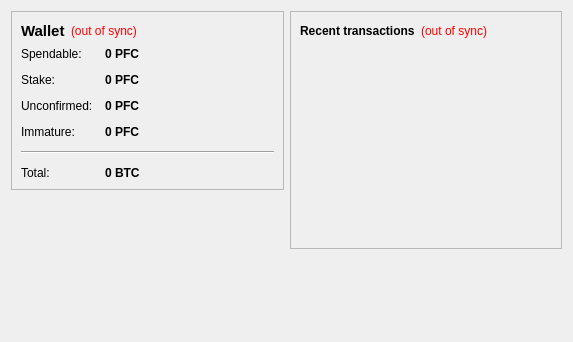
<?xml version="1.0" encoding="UTF-8"?>
<ui version="4.0">
 <class>OverviewPage</class>
 <widget class="QWidget" name="OverviewPage">
  <property name="geometry">
   <rect>
    <x>0</x>
    <y>0</y>
    <width>573</width>
    <height>342</height>
   </rect>
  </property>
  <property name="windowTitle">
   <string>Form</string>
  </property>
  <layout class="QHBoxLayout" name="horizontalLayout" stretch="1,1">
   <item>
    <layout class="QVBoxLayout" name="verticalLayout_2">
     <item>
      <widget class="QFrame" name="frame">
       <property name="frameShape">
        <enum>QFrame::StyledPanel</enum>
       </property>
       <property name="frameShadow">
        <enum>QFrame::Raised</enum>
       </property>
       <layout class="QVBoxLayout" name="verticalLayout_4">
        <item>
         <layout class="QHBoxLayout" name="horizontalLayout_4">
          <item>
           <widget class="QLabel" name="label_5">
            <property name="font">
             <font>
              <pointsize>11</pointsize>
              <weight>75</weight>
              <bold>true</bold>
             </font>
            </property>
            <property name="text">
             <string>Wallet</string>
            </property>
           </widget>
          </item>
          <item>
           <widget class="QLabel" name="labelWalletStatus">
            <property name="toolTip">
             <string>The displayed information may be out of date. Your wallet automatically synchronizes with the ProfitCoin network after a connection is established, but this process has not completed yet.</string>
            </property>
            <property name="styleSheet">
             <string notr="true">QLabel { color: red; }</string>
            </property>
            <property name="text">
             <string notr="true">(out of sync)</string>
            </property>
            <property name="alignment">
             <set>Qt::AlignLeading|Qt::AlignLeft|Qt::AlignVCenter</set>
            </property>
           </widget>
          </item>
          <item>
           <spacer name="horizontalSpacer_2">
            <property name="orientation">
             <enum>Qt::Horizontal</enum>
            </property>
            <property name="sizeHint" stdset="0">
             <size>
              <width>40</width>
              <height>20</height>
             </size>
            </property>
           </spacer>
          </item>
         </layout>
        </item>
        <item>
         <layout class="QFormLayout" name="formLayout_2">
          <property name="fieldGrowthPolicy">
           <enum>QFormLayout::AllNonFixedFieldsGrow</enum>
          </property>
          <property name="horizontalSpacing">
           <number>12</number>
          </property>
          <property name="verticalSpacing">
           <number>12</number>
          </property>
          <item row="0" column="0">
           <widget class="QLabel" name="label">
            <property name="text">
             <string>Spendable:</string>
            </property>
           </widget>
          </item>
          <item row="0" column="1">
           <widget class="QLabel" name="labelBalance">
            <property name="font">
             <font>
              <weight>75</weight>
              <bold>true</bold>
             </font>
            </property>
            <property name="cursor">
             <cursorShape>IBeamCursor</cursorShape>
            </property>
            <property name="toolTip">
             <string>Your current spendable balance</string>
            </property>
            <property name="text">
             <string notr="true">0 PFC</string>
            </property>
            <property name="textInteractionFlags">
             <set>Qt::LinksAccessibleByMouse|Qt::TextSelectableByKeyboard|Qt::TextSelectableByMouse</set>
            </property>
           </widget>
          </item>
          <item row="1" column="0">
           <widget class="QLabel" name="label_6">
            <property name="text">
             <string>Stake:</string>
            </property>
           </widget>
          </item>
          <item row="1" column="1">
           <widget class="QLabel" name="labelStake">
            <property name="font">
             <font>
              <weight>75</weight>
              <bold>true</bold>
             </font>
            </property>
            <property name="cursor">
             <cursorShape>IBeamCursor</cursorShape>
            </property>
            <property name="toolTip">
             <string>Total of coins that was staked, and do not yet count toward the current balance</string>
            </property>
            <property name="text">
             <string notr="true">0 PFC</string>
            </property>
            <property name="textInteractionFlags">
             <set>Qt::LinksAccessibleByMouse|Qt::TextSelectableByKeyboard|Qt::TextSelectableByMouse</set>
            </property>
           </widget>
          </item>
          <item row="2" column="0">
           <widget class="QLabel" name="label_3">
            <property name="text">
             <string>Unconfirmed:</string>
            </property>
           </widget>
          </item>
          <item row="2" column="1">
           <widget class="QLabel" name="labelUnconfirmed">
            <property name="font">
             <font>
              <weight>75</weight>
              <bold>true</bold>
             </font>
            </property>
            <property name="cursor">
             <cursorShape>IBeamCursor</cursorShape>
            </property>
            <property name="toolTip">
             <string>Total of transactions that have yet to be confirmed, and do not yet count toward the current balance</string>
            </property>
            <property name="text">
             <string notr="true">0 PFC</string>
            </property>
            <property name="textInteractionFlags">
             <set>Qt::LinksAccessibleByMouse|Qt::TextSelectableByKeyboard|Qt::TextSelectableByMouse</set>
            </property>
           </widget>
          </item>
          <item row="3" column="0">
           <widget class="QLabel" name="labelImmatureText">
            <property name="text">
             <string>Immature:</string>
            </property>
           </widget>
          </item>
          <item row="3" column="1">
           <widget class="QLabel" name="labelImmature">
            <property name="font">
             <font>
              <weight>75</weight>
              <bold>true</bold>
             </font>
            </property>
            <property name="toolTip">
             <string>Mined balance that has not yet matured</string>
            </property>
            <property name="text">
             <string notr="true">0 PFC</string>
            </property>
            <property name="textInteractionFlags">
             <set>Qt::LinksAccessibleByMouse|Qt::TextSelectableByKeyboard|Qt::TextSelectableByMouse</set>
            </property>
           </widget>
          </item>
          <item row="4" column="0" colspan="2">
           <widget class="Line" name="line">
            <property name="orientation">
             <enum>Qt::Horizontal</enum>
            </property>
           </widget>
          </item>
          <item row="5" column="0">
           <widget class="QLabel" name="labelTotalText">
            <property name="text">
             <string>Total:</string>
            </property>
           </widget>
          </item>
          <item row="5" column="1">
           <widget class="QLabel" name="labelTotal">
            <property name="font">
             <font>
              <weight>75</weight>
              <bold>true</bold>
             </font>
            </property>
            <property name="cursor">
             <cursorShape>IBeamCursor</cursorShape>
            </property>
            <property name="toolTip">
             <string>Your current total balance</string>
            </property>
            <property name="text">
             <string notr="true">0 BTC</string>
            </property>
            <property name="textInteractionFlags">
             <set>Qt::LinksAccessibleByMouse|Qt::TextSelectableByKeyboard|Qt::TextSelectableByMouse</set>
            </property>
           </widget>
          </item>
         </layout>
        </item>
       </layout>
      </widget>
     </item>
     <item>
      <spacer name="verticalSpacer_3">
       <property name="orientation">
        <enum>Qt::Vertical</enum>
       </property>
       <property name="sizeHint" stdset="0">
        <size>
         <width>20</width>
         <height>40</height>
        </size>
       </property>
      </spacer>
     </item>
     <item>
      <widget class="QLabel" name="label_2">
       <property name="text">
        <string/>
       </property>
       <property name="pixmap">
        <pixmap resource="../bitcoin.qrc">:/images/backg</pixmap>
       </property>
       <property name="scaledContents">
        <bool>false</bool>
       </property>
       <property name="alignment">
        <set>Qt::AlignCenter</set>
       </property>
      </widget>
     </item>
     <item>
      <spacer name="verticalSpacer">
       <property name="orientation">
        <enum>Qt::Vertical</enum>
       </property>
       <property name="sizeHint" stdset="0">
        <size>
         <width>20</width>
         <height>40</height>
        </size>
       </property>
      </spacer>
     </item>
    </layout>
   </item>
   <item>
    <layout class="QVBoxLayout" name="verticalLayout_3">
     <item>
      <widget class="QFrame" name="frame_2">
       <property name="frameShape">
        <enum>QFrame::StyledPanel</enum>
       </property>
       <property name="frameShadow">
        <enum>QFrame::Raised</enum>
       </property>
       <layout class="QVBoxLayout" name="verticalLayout">
        <item>
         <layout class="QHBoxLayout" name="horizontalLayout_2">
          <item>
           <widget class="QLabel" name="label_4">
            <property name="text">
             <string>&lt;b&gt;Recent transactions&lt;/b&gt;</string>
            </property>
           </widget>
          </item>
          <item>
           <widget class="QLabel" name="labelTransactionsStatus">
            <property name="toolTip">
             <string>The displayed information may be out of date. Your wallet automatically synchronizes with the ProfitCoin network after a connection is established, but this process has not completed yet.</string>
            </property>
            <property name="styleSheet">
             <string notr="true">QLabel { color: red; }</string>
            </property>
            <property name="text">
             <string notr="true">(out of sync)</string>
            </property>
            <property name="alignment">
             <set>Qt::AlignRight|Qt::AlignTrailing|Qt::AlignVCenter</set>
            </property>
           </widget>
          </item>
          <item>
           <spacer name="horizontalSpacer">
            <property name="orientation">
             <enum>Qt::Horizontal</enum>
            </property>
            <property name="sizeHint" stdset="0">
             <size>
              <width>40</width>
              <height>20</height>
             </size>
            </property>
           </spacer>
          </item>
         </layout>
        </item>
        <item>
         <widget class="QListView" name="listTransactions">
          <property name="styleSheet">
           <string notr="true">QListView { background: transparent; }</string>
          </property>
          <property name="frameShape">
           <enum>QFrame::NoFrame</enum>
          </property>
          <property name="verticalScrollBarPolicy">
           <enum>Qt::ScrollBarAlwaysOff</enum>
          </property>
          <property name="horizontalScrollBarPolicy">
           <enum>Qt::ScrollBarAlwaysOff</enum>
          </property>
          <property name="selectionMode">
           <enum>QAbstractItemView::NoSelection</enum>
          </property>
         </widget>
        </item>
       </layout>
      </widget>
     </item>
     <item>
      <spacer name="verticalSpacer_2">
       <property name="orientation">
        <enum>Qt::Vertical</enum>
       </property>
       <property name="sizeHint" stdset="0">
        <size>
         <width>20</width>
         <height>40</height>
        </size>
       </property>
      </spacer>
     </item>
    </layout>
   </item>
  </layout>
 </widget>
 <resources>
  <include location="../bitcoin.qrc"/>
 </resources>
 <connections/>
</ui>
